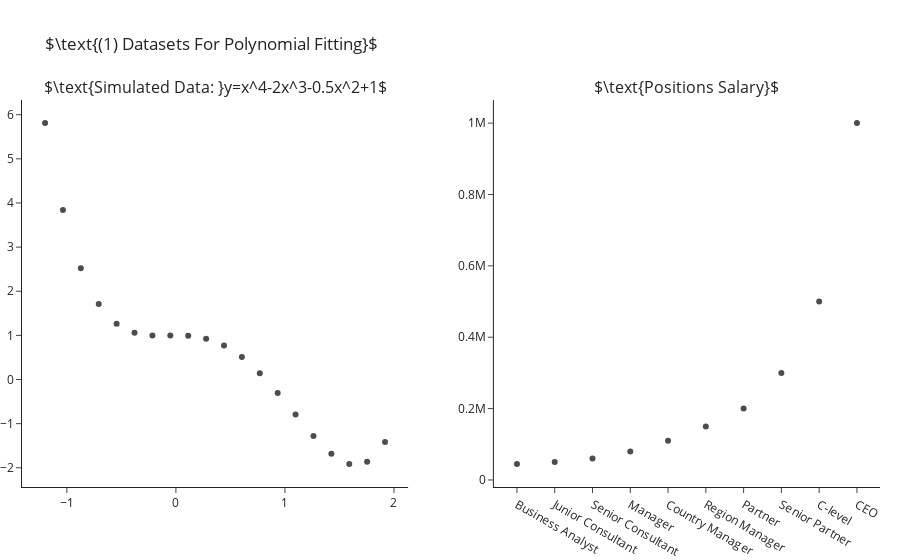

Source (notebook cell):
### Code cell
response = lambda x: x**4 - 2*x**3 - .5*x**2 + 1

x = np.linspace(-1.2, 2, 40)[0::2]
y_ = response(x)

df = pd.read_csv("../datasets/Position_Salaries.csv", skiprows=2, index_col=0)
x2, y2 = df.index, df.Salary

make_subplots(1, 2, subplot_titles=(r"$\text{Simulated Data: }y=x^4-2x^3-0.5x^2+1$", r"$\text{Positions Salary}$"))\
    .add_traces([go.Scatter(x=x, y=y_, mode="markers", marker=dict(color="black", opacity=.7), showlegend=False),
                 go.Scatter(x=x2, y=y2, mode="markers",marker=dict(color="black", opacity=.7), showlegend=False)], 
                rows=[1,1], cols=[1,2])\
    .update_layout(title=r"$\text{(1) Datasets For Polynomial Fitting}$", margin=dict(t=100)).show()

### Figure 1 — Plotly figure (JSON) as saved in the notebook; plotly's stock layout.template omitted (floating-point values rounded to 4 significant figures)
{"data": [{"marker": {"color": "black", "opacity": 0.7}, "mode": "markers", "showlegend": false, "x": [-1.2, -1.036, -0.8718, -0.7077, -0.5436, -0.3795, -0.2154, -0.05128, 0.1128, 0.2769, 0.441, 0.6051, 0.7692, 0.9333, 1.097, 1.262, 1.426, 1.59, 1.754, 1.918], "y": [5.81, 3.838, 2.523, 1.709, 1.261, 1.058, 0.9989, 0.999, 0.9909, 0.9251, 0.769, 0.5078, 0.1439, -0.3028, -0.7951, -1.278, -1.68, -1.912, -1.866, -1.418], "type": "scatter", "xaxis": "x", "yaxis": "y"}, {"marker": {"color": "black", "opacity": 0.7}, "mode": "markers", "showlegend": false, "x": ["Business Analyst", "Junior Consultant", "Senior Consultant", "Manager", "Country Manager", "Region Manager", "Partner", "Senior Partner", "C-level", "CEO"], "y": [45000, 50000, 60000, 80000, 110000, 150000, 200000, 300000, 500000, 1000000], "type": "scatter", "xaxis": "x2", "yaxis": "y2"}], "layout": {"xaxis": {"anchor": "y", "domain": [0.0, 0.45]}, "yaxis": {"anchor": "x", "domain": [0.0, 1.0]}, "xaxis2": {"anchor": "y2", "domain": [0.55, 1.0]}, "yaxis2": {"anchor": "x2", "domain": [0.0, 1.0]}, "annotations": [{"font": {"size": 16}, "showarrow": false, "text": "$\\text{Simulated Data: }y=x^4-2x^3-0.5x^2+1$", "x": 0.225, "xanchor": "center", "xref": "paper", "y": 1.0, "yanchor": "bottom", "yref": "paper"}, {"font": {"size": 16}, "showarrow": false, "text": "$\\text{Positions Salary}$", "x": 0.775, "xanchor": "center", "xref": "paper", "y": 1.0, "yanchor": "bottom", "yref": "paper"}], "margin": {"t": 100}, "title": {"text": "$\\text{(1) Datasets For Polynomial Fitting}$"}}}
